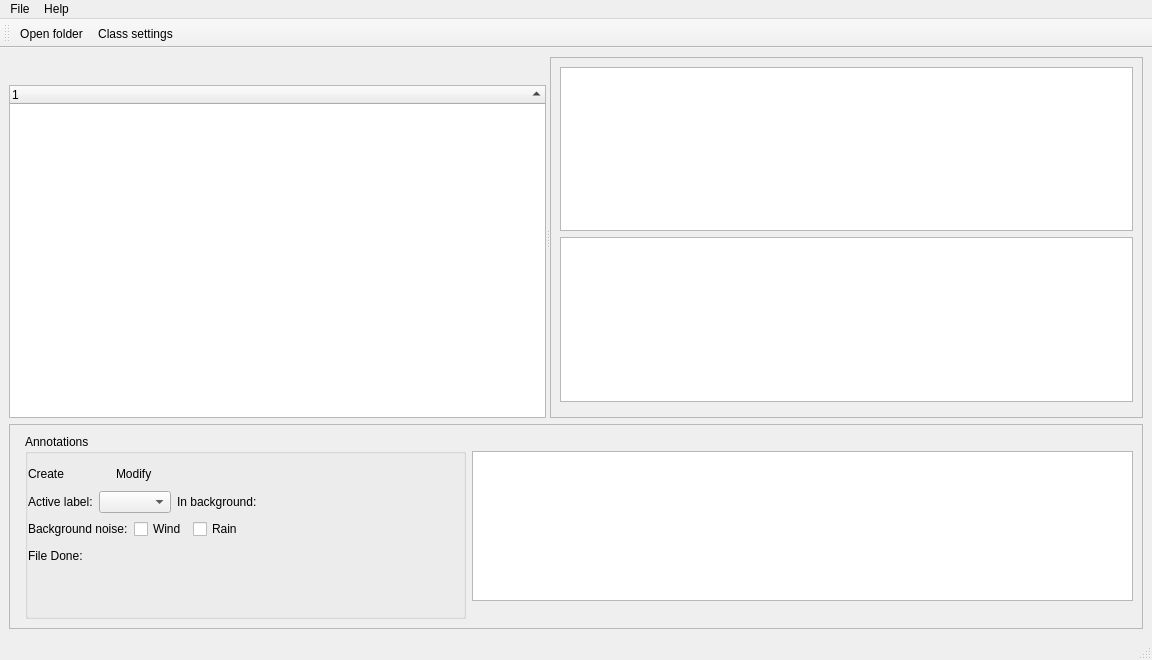
<?xml version="1.0" encoding="UTF-8"?>
<ui version="4.0">
 <class>MainWindow</class>
 <widget class="QMainWindow" name="MainWindow">
  <property name="geometry">
   <rect>
    <x>0</x>
    <y>0</y>
    <width>1152</width>
    <height>660</height>
   </rect>
  </property>
  <property name="windowTitle">
   <string>MainWindow</string>
  </property>
  <widget class="QWidget" name="centralwidget">
   <layout class="QVBoxLayout" name="verticalLayout_2">
    <item>
     <widget class="QFrame" name="frame_1">
      <property name="sizePolicy">
       <sizepolicy hsizetype="Expanding" vsizetype="Preferred">
        <horstretch>0</horstretch>
        <verstretch>0</verstretch>
       </sizepolicy>
      </property>
      <property name="frameShape">
       <enum>QFrame::NoFrame</enum>
      </property>
      <property name="frameShadow">
       <enum>QFrame::Plain</enum>
      </property>
      <layout class="QHBoxLayout" name="horizontalLayout_7">
       <property name="spacing">
        <number>0</number>
       </property>
       <property name="leftMargin">
        <number>0</number>
       </property>
       <property name="topMargin">
        <number>0</number>
       </property>
       <property name="rightMargin">
        <number>0</number>
       </property>
       <property name="bottomMargin">
        <number>0</number>
       </property>
       <item>
        <widget class="QSplitter" name="splitter">
         <property name="sizePolicy">
          <sizepolicy hsizetype="Expanding" vsizetype="Preferred">
           <horstretch>0</horstretch>
           <verstretch>0</verstretch>
          </sizepolicy>
         </property>
         <property name="orientation">
          <enum>Qt::Horizontal</enum>
         </property>
         <widget class="QFrame" name="file_frame">
          <property name="sizePolicy">
           <sizepolicy hsizetype="Expanding" vsizetype="Preferred">
            <horstretch>0</horstretch>
            <verstretch>0</verstretch>
           </sizepolicy>
          </property>
          <layout class="QVBoxLayout" name="verticalLayout_5">
           <property name="leftMargin">
            <number>0</number>
           </property>
           <property name="topMargin">
            <number>0</number>
           </property>
           <property name="rightMargin">
            <number>0</number>
           </property>
           <property name="bottomMargin">
            <number>0</number>
           </property>
           <item>
            <layout class="QHBoxLayout" name="horizontalLayout_5">
             <property name="spacing">
              <number>0</number>
             </property>
             <item>
              <spacer name="horizontalSpacer_9">
               <property name="orientation">
                <enum>Qt::Horizontal</enum>
               </property>
               <property name="sizeHint" stdset="0">
                <size>
                 <width>40</width>
                 <height>10</height>
                </size>
               </property>
              </spacer>
             </item>
             <item>
              <widget class="QPushButton" name="pb_prev">
               <property name="toolTip">
                <string>Show previous audio file</string>
               </property>
               <property name="text">
                <string/>
               </property>
               <property name="icon">
                <iconset resource="../../resources.qrc">
                 <normaloff>:/icons/left</normaloff>:/icons/left</iconset>
               </property>
               <property name="iconSize">
                <size>
                 <width>10</width>
                 <height>10</height>
                </size>
               </property>
               <property name="flat">
                <bool>true</bool>
               </property>
              </widget>
             </item>
             <item>
              <widget class="QPushButton" name="pb_next">
               <property name="toolTip">
                <string>Show next audio file</string>
               </property>
               <property name="text">
                <string/>
               </property>
               <property name="icon">
                <iconset resource="../../resources.qrc">
                 <normaloff>:/icons/right</normaloff>:/icons/right</iconset>
               </property>
               <property name="iconSize">
                <size>
                 <width>10</width>
                 <height>10</height>
                </size>
               </property>
               <property name="flat">
                <bool>true</bool>
               </property>
              </widget>
             </item>
            </layout>
           </item>
           <item>
            <widget class="QTreeWidget" name="file_tree">
             <property name="sizePolicy">
              <sizepolicy hsizetype="Preferred" vsizetype="Expanding">
               <horstretch>0</horstretch>
               <verstretch>0</verstretch>
              </sizepolicy>
             </property>
             <property name="minimumSize">
              <size>
               <width>250</width>
               <height>0</height>
              </size>
             </property>
             <property name="sizeAdjustPolicy">
              <enum>QAbstractScrollArea::AdjustToContents</enum>
             </property>
             <property name="uniformRowHeights">
              <bool>true</bool>
             </property>
             <property name="sortingEnabled">
              <bool>true</bool>
             </property>
             <attribute name="headerVisible">
              <bool>true</bool>
             </attribute>
             <column>
              <property name="text">
               <string notr="true">1</string>
              </property>
             </column>
            </widget>
           </item>
          </layout>
         </widget>
         <widget class="QFrame" name="spectro_frame">
          <property name="sizePolicy">
           <sizepolicy hsizetype="Preferred" vsizetype="Preferred">
            <horstretch>0</horstretch>
            <verstretch>0</verstretch>
           </sizepolicy>
          </property>
          <property name="frameShape">
           <enum>QFrame::StyledPanel</enum>
          </property>
          <property name="frameShadow">
           <enum>QFrame::Raised</enum>
          </property>
          <layout class="QVBoxLayout" name="verticalLayout_7">
           <item>
            <layout class="QHBoxLayout" name="horizontalLayout_2">
             <property name="sizeConstraint">
              <enum>QLayout::SetMinimumSize</enum>
             </property>
             <item>
              <widget class="QGraphicsView" name="gw_overview">
               <property name="sizePolicy">
                <sizepolicy hsizetype="Preferred" vsizetype="Maximum">
                 <horstretch>0</horstretch>
                 <verstretch>0</verstretch>
                </sizepolicy>
               </property>
              </widget>
             </item>
            </layout>
           </item>
           <item>
            <layout class="QHBoxLayout" name="horizontalLayout_3">
             <item>
              <widget class="QGraphicsView" name="scrollView">
               <property name="sizePolicy">
                <sizepolicy hsizetype="Preferred" vsizetype="Expanding">
                 <horstretch>0</horstretch>
                 <verstretch>0</verstretch>
                </sizepolicy>
               </property>
              </widget>
             </item>
            </layout>
           </item>
           <item>
            <widget class="QFrame" name="frame">
             <property name="sizePolicy">
              <sizepolicy hsizetype="Preferred" vsizetype="Maximum">
               <horstretch>0</horstretch>
               <verstretch>0</verstretch>
              </sizepolicy>
             </property>
             <layout class="QVBoxLayout" name="verticalLayout">
              <property name="spacing">
               <number>0</number>
              </property>
              <property name="leftMargin">
               <number>0</number>
              </property>
              <property name="topMargin">
               <number>0</number>
              </property>
              <property name="rightMargin">
               <number>0</number>
              </property>
              <property name="bottomMargin">
               <number>0</number>
              </property>
              <item>
               <layout class="QHBoxLayout" name="horizontalLayout_12">
                <property name="sizeConstraint">
                 <enum>QLayout::SetFixedSize</enum>
                </property>
                <item>
                 <widget class="QSoundPlayer" name="sound_player" native="true"/>
                </item>
               </layout>
              </item>
             </layout>
            </widget>
           </item>
          </layout>
         </widget>
        </widget>
       </item>
      </layout>
     </widget>
    </item>
    <item>
     <widget class="QFrame" name="frame_2">
      <property name="sizePolicy">
       <sizepolicy hsizetype="Preferred" vsizetype="Fixed">
        <horstretch>0</horstretch>
        <verstretch>0</verstretch>
       </sizepolicy>
      </property>
      <property name="frameShape">
       <enum>QFrame::StyledPanel</enum>
      </property>
      <property name="frameShadow">
       <enum>QFrame::Raised</enum>
      </property>
      <layout class="QGridLayout" name="gridLayout">
       <property name="verticalSpacing">
        <number>0</number>
       </property>
       <item row="0" column="1">
        <widget class="QGroupBox" name="groupBox_2">
         <property name="sizePolicy">
          <sizepolicy hsizetype="Maximum" vsizetype="Preferred">
           <horstretch>2</horstretch>
           <verstretch>0</verstretch>
          </sizepolicy>
         </property>
         <property name="title">
          <string>Annotations</string>
         </property>
         <layout class="QVBoxLayout" name="verticalLayout_4">
          <property name="leftMargin">
           <number>0</number>
          </property>
          <item>
           <layout class="QHBoxLayout" name="horizontalLayout_13">
            <item>
             <widget class="QLabel" name="lbl_spec_create">
              <property name="text">
               <string>Create</string>
              </property>
             </widget>
            </item>
            <item>
             <widget class="QPushButton" name="pb_toggle_create">
              <property name="sizePolicy">
               <sizepolicy hsizetype="Maximum" vsizetype="Fixed">
                <horstretch>0</horstretch>
                <verstretch>0</verstretch>
               </sizepolicy>
              </property>
              <property name="text">
               <string/>
              </property>
              <property name="icon">
               <iconset resource="../../resources.qrc">
                <normaloff>:/icons/toggle-off</normaloff>
                <activeoff>:/icons/toggle-off</activeoff>
                <activeon>:/icons/toggle-on</activeon>:/icons/toggle-off</iconset>
              </property>
              <property name="iconSize">
               <size>
                <width>20</width>
                <height>20</height>
               </size>
              </property>
              <property name="checkable">
               <bool>true</bool>
              </property>
              <property name="flat">
               <bool>true</bool>
              </property>
             </widget>
            </item>
            <item>
             <widget class="QLabel" name="lbl_spec_modify">
              <property name="text">
               <string>Modify</string>
              </property>
             </widget>
            </item>
            <item>
             <spacer name="horizontalSpacer_10">
              <property name="orientation">
               <enum>Qt::Horizontal</enum>
              </property>
              <property name="sizeType">
               <enum>QSizePolicy::Maximum</enum>
              </property>
              <property name="sizeHint" stdset="0">
               <size>
                <width>40</width>
                <height>20</height>
               </size>
              </property>
             </spacer>
            </item>
            <item>
             <widget class="QPushButton" name="pb_first_tag">
              <property name="toolTip">
               <string>Go to first annotation</string>
              </property>
              <property name="text">
               <string/>
              </property>
              <property name="icon">
               <iconset resource="../../resources.qrc">
                <normaloff>:/icons/first</normaloff>:/icons/first</iconset>
              </property>
              <property name="iconSize">
               <size>
                <width>20</width>
                <height>20</height>
               </size>
              </property>
              <property name="flat">
               <bool>true</bool>
              </property>
             </widget>
            </item>
            <item>
             <widget class="QPushButton" name="pb_previous_tag">
              <property name="toolTip">
               <string>Previous annotation</string>
              </property>
              <property name="text">
               <string/>
              </property>
              <property name="icon">
               <iconset resource="../../resources.qrc">
                <normaloff>:/icons/backward</normaloff>:/icons/backward</iconset>
              </property>
              <property name="iconSize">
               <size>
                <width>20</width>
                <height>20</height>
               </size>
              </property>
              <property name="flat">
               <bool>true</bool>
              </property>
             </widget>
            </item>
            <item>
             <widget class="QPushButton" name="pb_next_tag">
              <property name="toolTip">
               <string>Next annotation</string>
              </property>
              <property name="text">
               <string/>
              </property>
              <property name="icon">
               <iconset resource="../../resources.qrc">
                <normaloff>:/icons/forward</normaloff>:/icons/forward</iconset>
              </property>
              <property name="iconSize">
               <size>
                <width>20</width>
                <height>20</height>
               </size>
              </property>
              <property name="flat">
               <bool>true</bool>
              </property>
             </widget>
            </item>
            <item>
             <widget class="QPushButton" name="pb_last_tag">
              <property name="toolTip">
               <string>Go to last annotation</string>
              </property>
              <property name="text">
               <string/>
              </property>
              <property name="icon">
               <iconset resource="../../resources.qrc">
                <normaloff>:/icons/last</normaloff>:/icons/last</iconset>
              </property>
              <property name="iconSize">
               <size>
                <width>20</width>
                <height>20</height>
               </size>
              </property>
              <property name="flat">
               <bool>true</bool>
              </property>
             </widget>
            </item>
            <item>
             <spacer name="horizontalSpacer_11">
              <property name="orientation">
               <enum>Qt::Horizontal</enum>
              </property>
              <property name="sizeType">
               <enum>QSizePolicy::Maximum</enum>
              </property>
              <property name="sizeHint" stdset="0">
               <size>
                <width>40</width>
                <height>20</height>
               </size>
              </property>
             </spacer>
            </item>
            <item>
             <widget class="QPushButton" name="pb_save">
              <property name="toolTip">
               <string>Save</string>
              </property>
              <property name="text">
               <string/>
              </property>
              <property name="icon">
               <iconset resource="../../resources.qrc">
                <normaloff>:/icons/save</normaloff>:/icons/save</iconset>
              </property>
              <property name="iconSize">
               <size>
                <width>20</width>
                <height>20</height>
               </size>
              </property>
              <property name="flat">
               <bool>true</bool>
              </property>
             </widget>
            </item>
            <item>
             <spacer name="horizontalSpacer_6">
              <property name="orientation">
               <enum>Qt::Horizontal</enum>
              </property>
              <property name="sizeHint" stdset="0">
               <size>
                <width>40</width>
                <height>20</height>
               </size>
              </property>
             </spacer>
            </item>
           </layout>
          </item>
          <item>
           <layout class="QHBoxLayout" name="horizontalLayout_16">
            <item>
             <widget class="QLabel" name="label_9">
              <property name="sizePolicy">
               <sizepolicy hsizetype="Maximum" vsizetype="Preferred">
                <horstretch>0</horstretch>
                <verstretch>0</verstretch>
               </sizepolicy>
              </property>
              <property name="text">
               <string>Active label:</string>
              </property>
             </widget>
            </item>
            <item>
             <widget class="QComboBox" name="cb_labelType"/>
            </item>
            <item>
             <widget class="QLabel" name="label">
              <property name="text">
               <string>In background:</string>
              </property>
             </widget>
            </item>
            <item>
             <widget class="QPushButton" name="pb_background">
              <property name="text">
               <string/>
              </property>
              <property name="icon">
               <iconset resource="../../resources.qrc">
                <normaloff>:/icons/toggle-off</normaloff>
                <activeon>:/icons/toggle-on</activeon>:/icons/toggle-off</iconset>
              </property>
              <property name="iconSize">
               <size>
                <width>20</width>
                <height>20</height>
               </size>
              </property>
              <property name="checkable">
               <bool>true</bool>
              </property>
              <property name="flat">
               <bool>true</bool>
              </property>
             </widget>
            </item>
            <item>
             <spacer name="horizontalSpacer_2">
              <property name="orientation">
               <enum>Qt::Horizontal</enum>
              </property>
              <property name="sizeType">
               <enum>QSizePolicy::Expanding</enum>
              </property>
              <property name="sizeHint" stdset="0">
               <size>
                <width>40</width>
                <height>20</height>
               </size>
              </property>
             </spacer>
            </item>
           </layout>
          </item>
          <item>
           <layout class="QHBoxLayout" name="horizontalLayout">
            <item>
             <widget class="QLabel" name="label_2">
              <property name="text">
               <string>Background noise:</string>
              </property>
             </widget>
            </item>
            <item>
             <widget class="QCheckBox" name="checkbox_wind">
              <property name="text">
               <string>Wind</string>
              </property>
             </widget>
            </item>
            <item>
             <widget class="QCheckBox" name="checkbox_rain">
              <property name="text">
               <string>Rain</string>
              </property>
             </widget>
            </item>
            <item>
             <spacer name="horizontalSpacer">
              <property name="orientation">
               <enum>Qt::Horizontal</enum>
              </property>
              <property name="sizeHint" stdset="0">
               <size>
                <width>40</width>
                <height>20</height>
               </size>
              </property>
             </spacer>
            </item>
           </layout>
          </item>
          <item>
           <layout class="QHBoxLayout" name="horizontalLayout_4">
            <item>
             <widget class="QLabel" name="label_7">
              <property name="text">
               <string>File Done:</string>
              </property>
             </widget>
            </item>
            <item>
             <widget class="QPushButton" name="btn_done">
              <property name="text">
               <string/>
              </property>
              <property name="icon">
               <iconset resource="../../resources.qrc">
                <normaloff>:/icons/toggle-off</normaloff>
                <activeon>:/icons/toggle-on</activeon>:/icons/toggle-off</iconset>
              </property>
              <property name="iconSize">
               <size>
                <width>20</width>
                <height>20</height>
               </size>
              </property>
              <property name="checkable">
               <bool>true</bool>
              </property>
              <property name="flat">
               <bool>true</bool>
              </property>
             </widget>
            </item>
            <item>
             <spacer name="horizontalSpacer_7">
              <property name="orientation">
               <enum>Qt::Horizontal</enum>
              </property>
              <property name="sizeHint" stdset="0">
               <size>
                <width>40</width>
                <height>20</height>
               </size>
              </property>
             </spacer>
            </item>
           </layout>
          </item>
          <item>
           <spacer name="verticalSpacer_2">
            <property name="orientation">
             <enum>Qt::Vertical</enum>
            </property>
            <property name="sizeHint" stdset="0">
             <size>
              <width>20</width>
              <height>40</height>
             </size>
            </property>
           </spacer>
          </item>
         </layout>
        </widget>
       </item>
       <item row="0" column="2">
        <widget class="QTextEdit" name="info_viewer">
         <property name="sizePolicy">
          <sizepolicy hsizetype="Minimum" vsizetype="Preferred">
           <horstretch>3</horstretch>
           <verstretch>0</verstretch>
          </sizepolicy>
         </property>
         <property name="maximumSize">
          <size>
           <width>16777215</width>
           <height>150</height>
          </size>
         </property>
        </widget>
       </item>
       <item row="0" column="0">
        <widget class="SpectrogramOptions" name="spectrogram_options" native="true">
         <property name="sizePolicy">
          <sizepolicy hsizetype="Maximum" vsizetype="Preferred">
           <horstretch>2</horstretch>
           <verstretch>0</verstretch>
          </sizepolicy>
         </property>
        </widget>
       </item>
      </layout>
     </widget>
    </item>
   </layout>
  </widget>
  <widget class="QMenuBar" name="menubar">
   <property name="geometry">
    <rect>
     <x>0</x>
     <y>0</y>
     <width>1152</width>
     <height>23</height>
    </rect>
   </property>
   <widget class="QMenu" name="menuFile">
    <property name="title">
     <string>File</string>
    </property>
    <addaction name="actionOpen_folder"/>
    <addaction name="separator"/>
    <addaction name="actionClass_settings"/>
    <addaction name="actionExport_settings"/>
    <addaction name="actionImport_settings"/>
    <addaction name="action_split_files"/>
   </widget>
   <widget class="QMenu" name="menuHelp">
    <property name="title">
     <string>Help</string>
    </property>
    <addaction name="action_shortcut_list"/>
   </widget>
   <addaction name="menuFile"/>
   <addaction name="menuHelp"/>
  </widget>
  <widget class="QStatusBar" name="statusbar"/>
  <widget class="QToolBar" name="toolBar">
   <property name="windowTitle">
    <string>toolBar</string>
   </property>
   <attribute name="toolBarArea">
    <enum>TopToolBarArea</enum>
   </attribute>
   <attribute name="toolBarBreak">
    <bool>false</bool>
   </attribute>
   <addaction name="actionOpen_folder"/>
   <addaction name="actionClass_settings"/>
  </widget>
  <action name="actionOpen_folder">
   <property name="text">
    <string>Open folder</string>
   </property>
  </action>
  <action name="actionClass_settings">
   <property name="text">
    <string>Class settings</string>
   </property>
  </action>
  <action name="actionExport_settings">
   <property name="text">
    <string>Export settings</string>
   </property>
  </action>
  <action name="actionImport_settings">
   <property name="text">
    <string>Import settings</string>
   </property>
  </action>
  <action name="action_split_files">
   <property name="text">
    <string>Split files</string>
   </property>
  </action>
  <action name="action_shortcut_list">
   <property name="text">
    <string>Shortcut list</string>
   </property>
  </action>
 </widget>
 <customwidgets>
  <customwidget>
   <class>QSoundPlayer</class>
   <extends>QWidget</extends>
   <header>pysoundplayer.gui.QSoundPlayer.h</header>
   <container>1</container>
  </customwidget>
  <customwidget>
   <class>SpectrogramOptions</class>
   <extends>QWidget</extends>
   <header>AudioTagger.spectrogram_options.h</header>
   <container>1</container>
  </customwidget>
 </customwidgets>
 <resources>
  <include location="../../resources.qrc"/>
 </resources>
 <connections/>
</ui>
